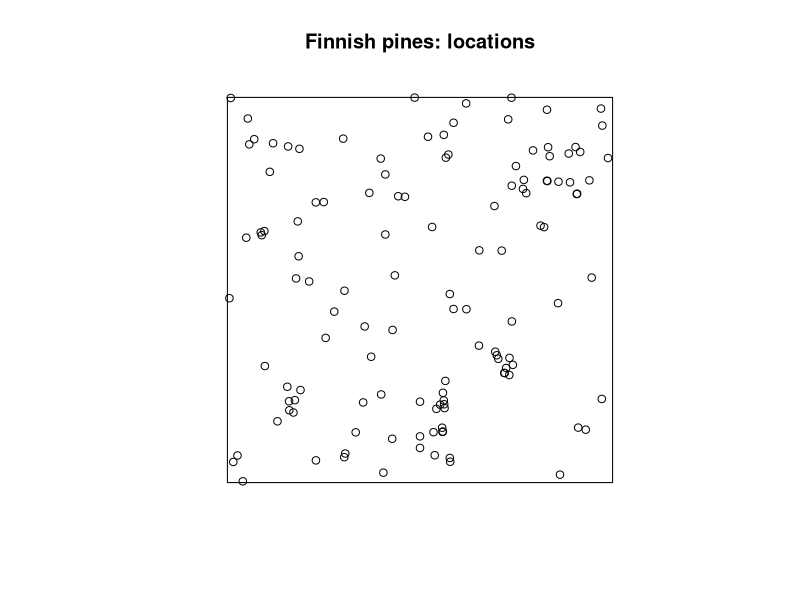
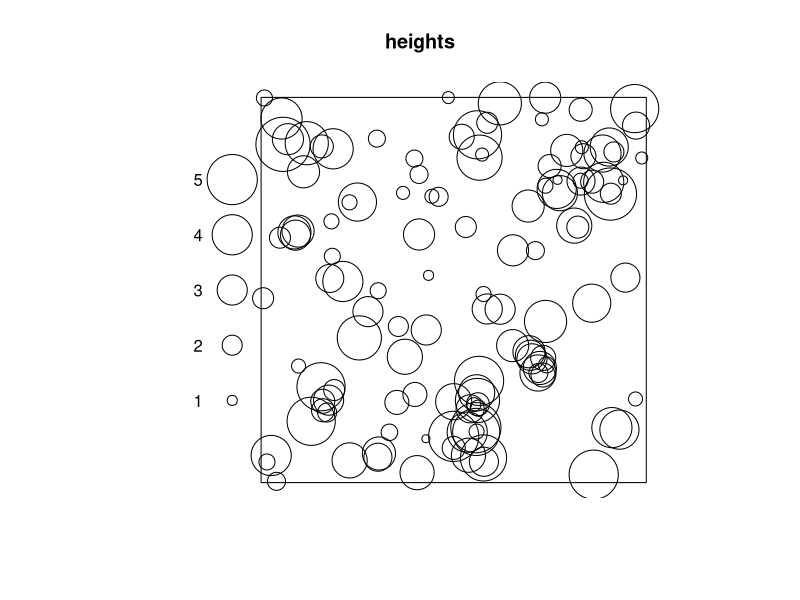
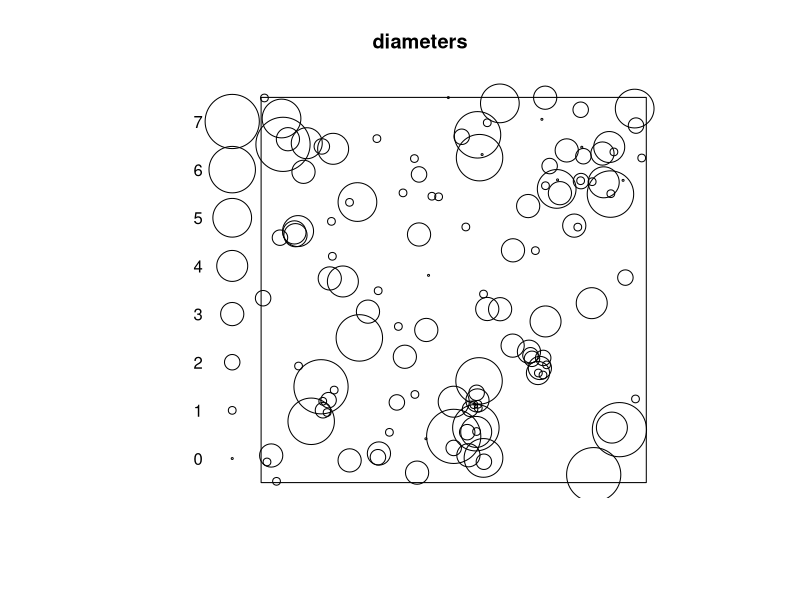
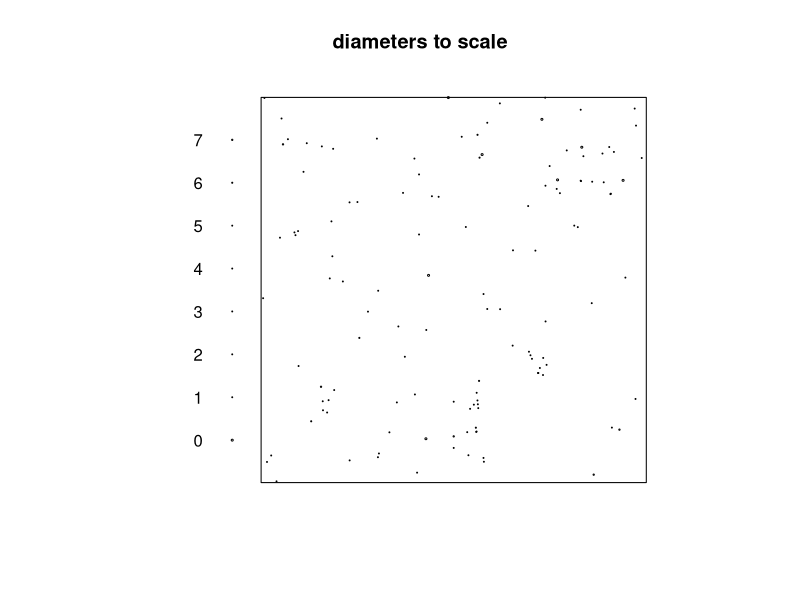

The R source for these figures, in order:
library(spatstat.data)


### Name: finpines
### Title: Pine saplings in Finland.
### Aliases: finpines
### Keywords: datasets spatial

### ** Examples

    data(finpines)
  if(require(spatstat)) {
    plot(unmark(finpines), main="Finnish pines: locations")
    plot(finpines, which.marks="height", main="heights")
    plot(finpines, which.marks="diameter", main="diameters")
    plot(finpines, which.marks="diameter", 
              main="diameters to scale", markscale=1/200)
  }
